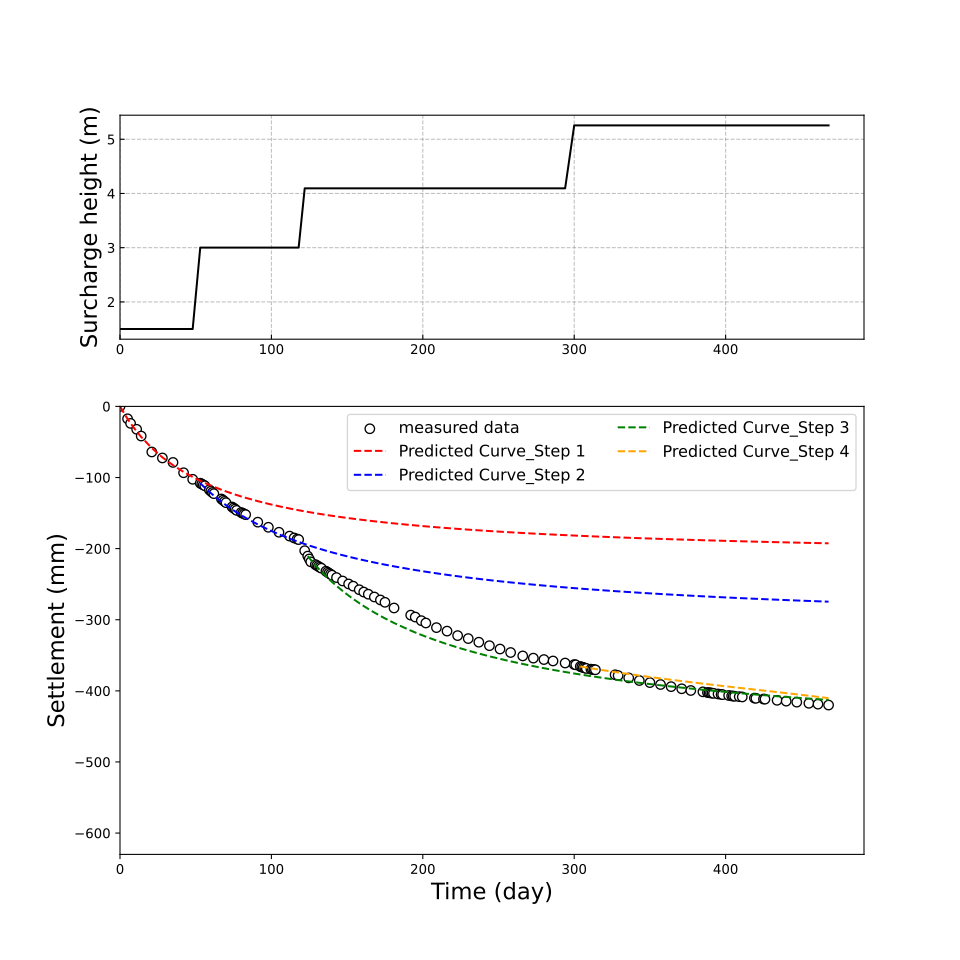

Write Python code to recreate this figure.
# =================
# Import 섹션
# =================

import numpy as np
from scipy.optimize import least_squares
import matplotlib.pyplot as plt
from matplotlib import rcParams
import pandas as pd

# =================
# Function 섹션
# =================

# 주어진 계수를 이용하여 쌍곡선 시간-침하 곡선 반환
def generate_data_hyper(px, pt):
    return pt / (px[0] * pt + px[1])

# 회귀식과 측정치와의 잔차 반환 (비선형 쌍곡선)
def fun_hyper_nonlinear(px, pt, py):
    return pt / (px[0] * pt + px[1]) - py

# =================
# Step별 활용 Function
# =================

# i단계 보정 침하량 산정
def fun_step_measured_correction(m, p):
    return m - p

# i단계 t-ti 산정
def fun_step_time_correction(t, ti):
    return t - ti

# i단계 침하곡선 작성
def settlement_prediction_curve(m1, p1):
    return m1 + p1

# i단계 보정 예측 침하량 산정
def fun_step_prediction_correction(m2, p2):
    return p2 + (m2[0] - p2[0])



# =================
# 입력값 설정
# =================

# CSV 파일 읽기
data = pd.read_csv("3_SP-68_Test.csv")

# 시간, 침하량, 성토고 배열 생성
time = data['Time'].to_numpy()
settle = data['Settle'].to_numpy()
surcharge = data['Surcharge'].to_numpy()

# =================
# 성토 단계 구분
# =================

step_start_index = [0, 9, 49, 90] # 단계별 성토 시작 지점 입력(4단계 이므로 4개)
step_end_index = [8, 48, 89, 129] # 단계별 성토 종료 지점 입력(4단계 이므로 4개)
x0 = np.ones(2)
num_step = 4

for i in range(0, num_step): # 성토 단계에 따라 수정(4단계 이므로 0~4)

    # i단계 실측 기간 및 침하량
    globals()['tm_{}'.format(i)] = time[step_start_index[i]:step_end_index[i]]
    globals()['ym_{}'.format(i)] = settle[step_start_index[i]:step_end_index[i]]

    if i == 0 : # 1단계

        res_lsq_hyper_nonlinear_0 = least_squares(fun_hyper_nonlinear, x0, args=(tm_0, ym_0))
        print(res_lsq_hyper_nonlinear_0.x)

        globals()['settle_predicted_{}'.format(i)] = generate_data_hyper(res_lsq_hyper_nonlinear_0.x, time)

    elif 0 < i < (num_step - 1):

        # i단계~최종 실측 기간 및 침하량
        globals()['tmm_{}'.format(i)] = time[step_start_index[i]:step_end_index[-1]]
        globals()['ymm_{}'.format(i)] = settle[step_start_index[i]:step_end_index[-1]]

        # i-1단계 예측 침하량(i단계 기간에 해당하는)
        globals()['yp_{}'.format(i)] = globals()['settle_predicted_{}'.format(i - 1)][(step_start_index[i]-step_start_index[i-1]):(step_end_index[i]-step_start_index[i-1])]
        # i-1 단계 예측 침하량 (i단계~최종)
        globals()['ypp_{}'.format(i)] = globals()['settle_predicted_{}'.format(i - 1)][(step_start_index[i]-step_start_index[i-1]):(step_end_index[-1]-step_start_index[i-1])]

        # i단계 실측 보정 침하량 산정
        globals()['step_{}_measured_correction'.format(i)] = fun_step_measured_correction(globals()['ym_{}'.format(i)],globals()['yp_{}'.format(i)])
        # i단계 t-ti 산정
        globals()['step_{}_time_correction'.format(i)] = fun_step_time_correction(globals()['tmm_{}'.format(i)],
                                                                                  globals()['tm_{}'.format(i)][0])

        # i 단계 보정 침하량에 대한 예측 침하량 산정
        globals()['res_lsq_hyper_nonlinear_{}'.format(i)] = least_squares(fun_hyper_nonlinear, x0,
                                          args=(globals()['step_{}_time_correction'.format(i)][0:(step_end_index[i]-step_start_index[i])],
                                                globals()['step_{}_measured_correction'.format(i)]))


        print(globals()['res_lsq_hyper_nonlinear_{}'.format(i)].x)

        globals()['settle_hyper_nonlinear_{}'.format(i)] = generate_data_hyper(globals()['res_lsq_hyper_nonlinear_{}'.format(i)].x,
                                                                               globals()['step_{}_time_correction'.format(i)])

        # i단계 침하곡선 작성
        globals()['step_{}_prediction_curve'.format(i)] = settlement_prediction_curve(globals()['settle_hyper_nonlinear_{}'.format(i)],
                                                                                      globals()['ypp_{}'.format(i)])

        # i단계 보정 예측 침하량 산정
        globals()['settle_predicted_{}'.format(i)] = fun_step_prediction_correction(globals()['ymm_{}'.format(i)],
                                                                                    globals()['step_{}_prediction_curve'.format(i)])


    else: # 최종 성토 단계

        # i-1 단계 예측 침하량 (최종 단계에 해당하는)
        globals()['yp_{}'.format(i)] = globals()['settle_predicted_{}'.format(i - 1)][(step_start_index[i]-step_start_index[i-1]):step_end_index[i]]

        # 최종 단계 실측 보정 침하량 산정
        globals()['step_{}_measured_correction'.format(i)] = fun_step_measured_correction(globals()['ym_{}'.format(i)],
                                                                                          globals()['yp_{}'.format(i)])

        # 최종 단계 t-ti 산정
        globals()['step_{}_time_correction'.format(i)] = fun_step_time_correction(globals()['tm_{}'.format(i)],
                                                                                  globals()['tm_{}'.format(i)][0])

        # 최종 단계 보정 침하량에 대한 예측 침하량 산정
        globals()['res_lsq_hyper_nonlinear_{}'.format(i)] = least_squares(fun_hyper_nonlinear, x0,
                                                             args=(globals()['step_{}_time_correction'.format(i)],
                                                              globals()['step_{}_measured_correction'.format(i)]))

        print(globals()['res_lsq_hyper_nonlinear_{}'.format(i)].x)

        globals()['settle_hyper_nonlinear_{}'.format(i)] = generate_data_hyper(globals()['res_lsq_hyper_nonlinear_{}'.format(i)].x,
                                                                               globals()['step_{}_time_correction'.format(i)])

        # 최종 단계 침하곡선 작성
        globals()['step_{}_prediction_curve'.format(i)] = settlement_prediction_curve(globals()['settle_hyper_nonlinear_{}'.format(i)],
                                                                                      globals()['yp_{}'.format(i)])

        # 최종단계 보정 예측 침하량 산정
        globals()['settle_predicted_{}'.format(i)] = fun_step_prediction_correction(globals()['ym_{}'.format(i)],
                                                                                    globals()['step_{}_prediction_curve'.format(i)])

'''
나중에: 그래프 작성
'''

# 그래프 크기, 서브 그래프 개수 및 비율 설정
f, axes = plt.subplots(2,1, figsize=(10, 10),
                         gridspec_kw={'height_ratios':[1,2]})

# 성토고 그래프 표시
axes[0].plot(time, surcharge, color='black', label='surcharge height')

axes[0].set_ylabel("Surcharge height (m)", fontsize = 17)
axes[0].set_xlim(left = 0)
axes[0].grid(color="gray", alpha=.5, linestyle='--')
axes[0].tick_params(direction='in')

# 계측 침하량 표시
axes[1].scatter(time, -settle, s = 50, facecolors='white', edgecolors='black', label = 'measured data')

# 예측 침하량 표시
axes[1].plot(time, -settle_predicted_0, linestyle='--', color='red', label='Predicted Curve_Step 1')
axes[1].plot(tmm_1, -settle_predicted_1, linestyle='--', color='blue', label='Predicted Curve_Step 2')
axes[1].plot(tmm_2, -settle_predicted_2, linestyle='--', color='green', label='Predicted Curve_Step 3')
axes[1].plot(tm_3, -settle_predicted_3, linestyle='--', color='orange', label='Predicted Curve_Step 4')

# 예측 침하량 그래프 설정
axes[1].set_xlabel("Time (day)", fontsize = 17)
axes[1].set_ylabel("Settlement (mm)", fontsize = 17)
axes[1].set_ylim(top = 0)
axes[1].set_ylim(bottom = -1.5 * settle.max())
axes[1].set_xlim(left = 0)

# 범례 표시
axes[1].legend(loc=1, ncol=2, frameon=True, fontsize=12)

# 그래프 저장 및 출력
plt.savefig('3_SP-68_Rev.4_Test.svg', dpi=300)
plt.show()
